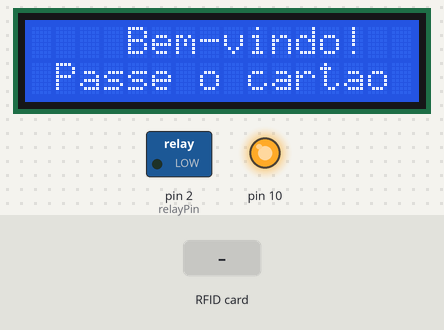
Simulated run of this sketch. Board: Arduino Uno, built with avr-gcc and run on an emulated ATmega328P. On the bench: 16×2 character LCD, switched loads named in the sketch (green lamp = pin HIGH), output pins drawn as LEDs (lit = HIGH). The test bench sets the inputs (shaded band).

Above: at 1.3 s.
1.4 s: RFID card A9 56 6F 72 held to the reader
At 1.57 s:
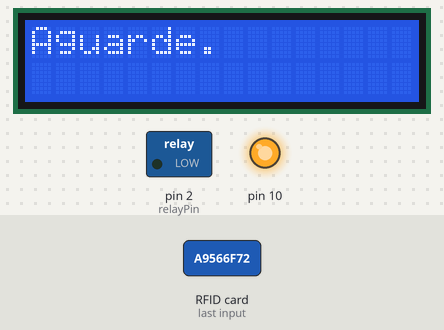
At 3.5 s:
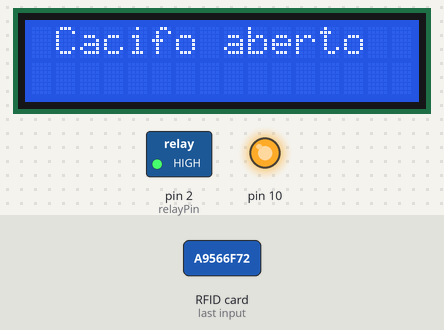
Timing chart, 0 to 11.1 s (numbered marks = the images above; inputs shaded):
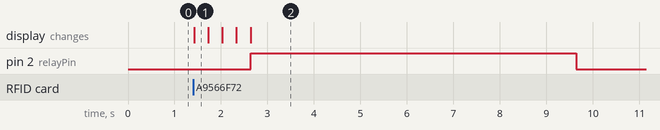

The sketch:

Complete_Hardware.ino
```cpp
#include <LiquidCrystal_I2C.h>
#include <SPI.h>
#include <MFRC522.h>

#define SS_PIN 5
#define RST_PIN 4

String UID[] = {
  "A9 56 6F 72", // Cartão Bruna
  "49 E9 DD 71"  // Cartão Manuel
};

// Pinos para controlar o relé
const int relayPin = 2;

LiquidCrystal_I2C lcd(0x3F, 16, 2);
MFRC522 rfid(SS_PIN, RST_PIN);

void setup() {
  Serial.begin(9600);

  lcd.init();
  lcd.backlight();

  SPI.begin();
  rfid.PCD_Init();

  pinMode(relayPin, OUTPUT); // Configurar o pino do relé como saída
  digitalWrite(relayPin, LOW); // Inicialmente, mantenha o relé desativado
}

void loop() {
  lcd.setCursor(4, 0);
  lcd.print("Bem-vindo!");
  lcd.setCursor(1, 1);
  lcd.print("Passe o cartao");

  if (!rfid.PICC_IsNewCardPresent())
    return;
  if (!rfid.PICC_ReadCardSerial())
    return;

  lcd.clear();
  lcd.setCursor(0, 0);
  lcd.print("Aguarde");

  String ID = "";
  for (byte i = 0; i < rfid.uid.size; i++) {
    lcd.print(".");
    ID.concat(String(rfid.uid.uidByte[i] < 0x10 ? " 0" : " "));
    ID.concat(String(rfid.uid.uidByte[i], HEX));
    delay(300);
  }
  ID.toUpperCase();

  bool accessGranted = false;
  for (int i = 0; i < sizeof(UID) / sizeof(UID[0]); i++) {
    if (ID.substring(1) == UID[i]) {
      accessGranted = true;
      break;
    }
  }

  if (accessGranted) {
  lcd.clear();
  lcd.setCursor(0, 0);
  lcd.print(" Cacifo aberto");

  digitalWrite(relayPin, HIGH); // Ativar o relé para abrir a fechadura
  delay(7000);

  digitalWrite(relayPin, LOW); // Desativar o relé

  delay(2000); // Aguardar antes de limpar o LCD
  lcd.clear();
} else {
  lcd.clear();
  lcd.setCursor(0, 0);
  lcd.print(" Acesso negado");
  delay(1500);
  lcd.clear();
  }
}
```

Measured:
- after the input at 1.4 s, pin 2 (relayPin): LOW → HIGH after 1.2 s, → LOW 7.0 s later; the display: changes at once (image 1)
